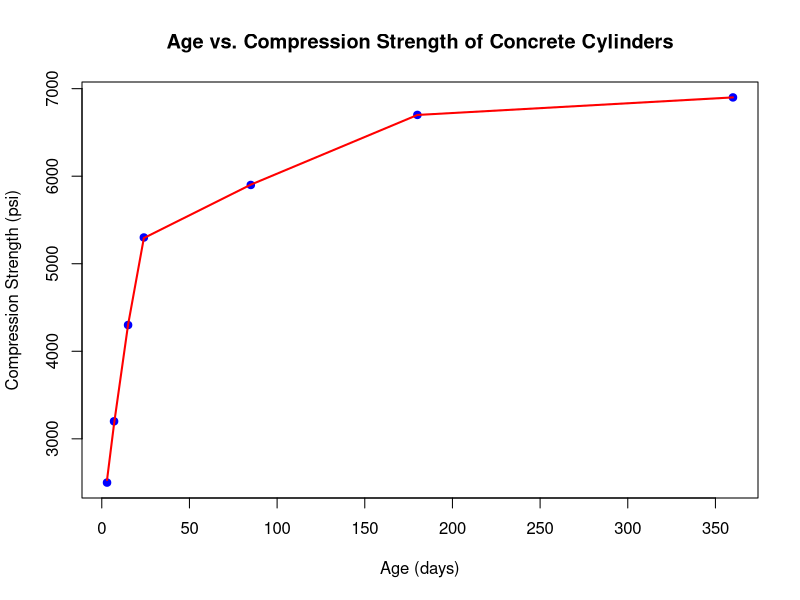

This chart was generated by the following R code:
## ---- chunk 1
knitr::opts_chunk$set(echo = TRUE)
## ---- chunk 2
Age <- c(3,7,15,24,85,180,360)
Strength <- c(2500,3200,4300,5300,5900,6700,6900)

plot(Age, Strength, 
     main = "Age vs. Compression Strength of Concrete Cylinders",
     xlab = "Age (days)", 
     ylab = "Compression Strength (psi)",
     pch = 19,        # Solid circle
     col = "blue")    # Color of the points

lines(smooth.spline(Age, Strength), col = "red", lwd = 2)

print("Automatic calculations")
# Pearson's Correlation
pearson_cor <- cor(Age, Strength, method = "pearson")
print(paste("Pearson's r:", round(pearson_cor, 4)))

# Spearman's Rank Correlation
spearman_cor <- cor(Age, Strength, method = "spearman")
print(paste("Spearman's rho:", round(spearman_cor, 4)))

# Kendall's Tau
kendall_cor <- cor(Age, Strength, method = "kendall")
print(paste("Kendall's Tau:", round(kendall_cor, 4)))

## ---- chunk 3
print("Manual calculations")

n<- length(Age)

# Step 1: Calculate Means
mean_Age <- sum(Age) / n
mean_Strength <- sum(Strength) / n

# Step 2: Calculate Deviations from Means
dev_Age <- Age - mean_Age
dev_Strength <- Strength - mean_Strength

# Step 3: Calculate Numerator (Covariance)
numerator <- sum(dev_Age * dev_Strength)

# Step 4: Calculate Denominator (Product of Standard Deviations)
denominator <- sqrt(sum(dev_Age^2) * sum(dev_Strength^2))

# Step 5: Calculate Pearson's r
pearson_r <- numerator / denominator

# Display the result
cat("Manual Calculation of Pearson's r:", round(pearson_r, 4), "\n")

rank_Age <- rank(Age, ties.method = "average")
rank_Strength <- rank(Strength, ties.method = "average")

# Step 2: Calculate Differences in Ranks
d <- rank_Age - rank_Strength

# Step 3: Calculate d^2
d_squared <- d^2

# Step 4: Sum of d^2
sum_d_squared <- sum(d_squared)

# Step 5: Calculate Spearman's rho
spearman_rho <- 1 - (6 * sum_d_squared) / (n * (n^2 - 1))

# Display the result
cat("Manual Calculation of Spearman's rho:", round(spearman_rho, 4), "\n")

calculate_kendall_tau <- function(x, y) {
  C <- 0  # Concordant pairs
  D <- 0  # Discordant pairs
  n <- length(x)
  
  for(i in 1:(n-1)) {
    for(j in (i+1):n) {
      # Compare pairs
      if((x[i] < x[j] && y[i] < y[j]) || (x[i] > x[j] && y[i] > y[j])) {
        C <- C + 1
      } else if((x[i] < x[j] && y[i] > y[j]) || (x[i] > x[j] && y[i] < y[j])) {
        D <- D + 1
      }
      # Ties are not considered in this basic implementation
    }
  }
  
  tau <- (C - D) / (0.5 * n * (n - 1))
  return(tau)
}

# Calculate Kendall's Tau
kendall_tau <- calculate_kendall_tau(Age, Strength)

# Display the result
cat("Manual Calculation of Kendall's Tau:", round(kendall_tau, 4), "\n")
